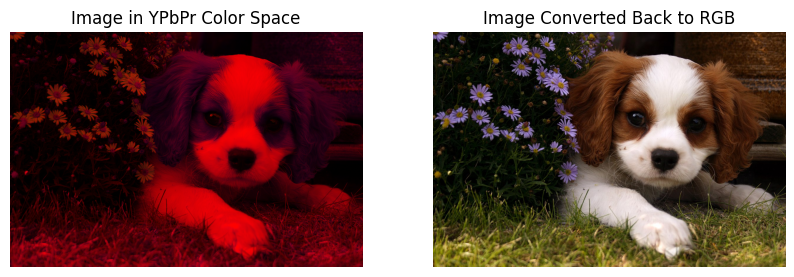
#> input picture Ybpr.png, 794 x 277 px, found by its file name
$ jupyter execute smoothingImages.ipynb
#> lines starting #> are read from the running program, lines starting #| are printed output that depends on the picture
[cell 1]
# Import required packages
from google.colab import files
import cv2
import matplotlib.pyplot as plt

# Upload the image
uploaded = files.upload()
#> the answer given: Ybpr.png

# Get the filename of the uploaded image
filename = next(iter(uploaded))

# Read the image for different blurring purposes
image_Original = cv2.imread(filename)
#> image_Original is the input picture: shape (277, 794, 3); mean B, G, R 81.6, 86.2, 116.7
image_MedianBlur = cv2.imread(filename)
image_GaussianBlur = cv2.imread(filename)
image_BilateralBlur = cv2.imread(filename)

# Apply different blurring techniques
image_MedianBlur = cv2.medianBlur(image_MedianBlur, 9)
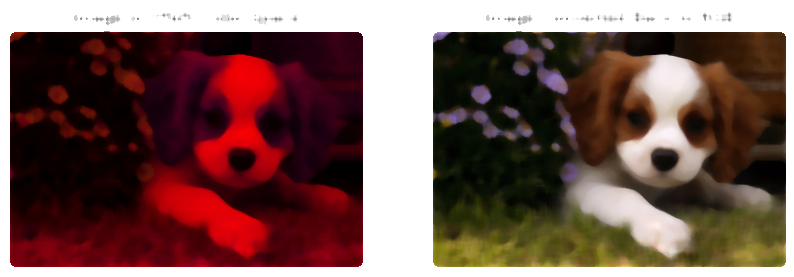
#> image_MedianBlur: shape (277, 794, 3); mean B, G, R 82.7, 87.6, 117.8
image_GaussianBlur = cv2.GaussianBlur(image_GaussianBlur, (9, 9), 10)
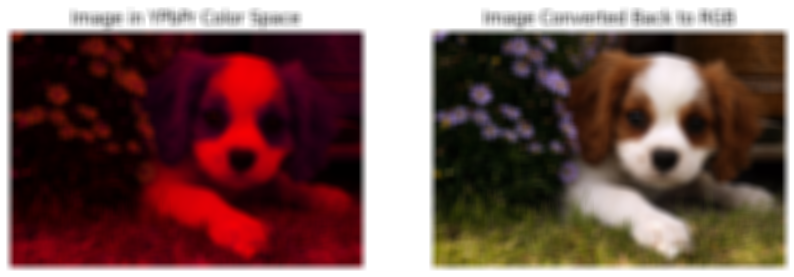
#> image_GaussianBlur: shape (277, 794, 3); mean B, G, R 81.6, 86.2, 116.7
image_BilateralBlur = cv2.bilateralFilter(image_BilateralBlur, 9, 100, 75)
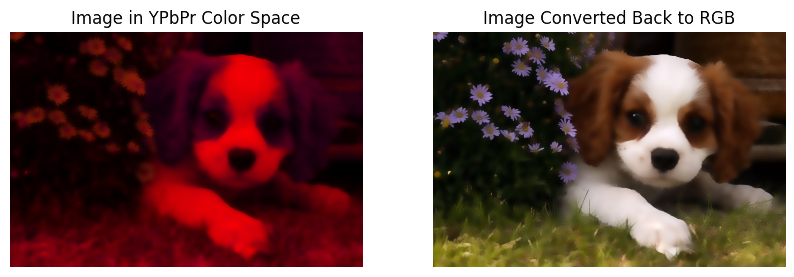
#> image_BilateralBlur: shape (277, 794, 3); mean B, G, R 81.6, 86.1, 116.6

# Convert images from BGR to RGB for proper display using matplotlib
image_Original_rgb = cv2.cvtColor(image_Original, cv2.COLOR_BGR2RGB)
image_MedianBlur_rgb = cv2.cvtColor(image_MedianBlur, cv2.COLOR_BGR2RGB)
image_GaussianBlur_rgb = cv2.cvtColor(image_GaussianBlur, cv2.COLOR_BGR2RGB)
image_BilateralBlur_rgb = cv2.cvtColor(image_BilateralBlur, cv2.COLOR_BGR2RGB)

# Display the original and blurred images using matplotlib
plt.figure(figsize=(12, 8))

# Display the original image
plt.subplot(2, 2, 1)
plt.imshow(image_Original_rgb)
plt.title("Original Image")
plt.axis('off')

# Display the Median Blurred image
plt.subplot(2, 2, 2)
plt.imshow(image_MedianBlur_rgb)
plt.title("Median Blurred Image")
plt.axis('off')

# Display the Gaussian Blurred image
plt.subplot(2, 2, 3)
plt.imshow(image_GaussianBlur_rgb)
plt.title("Gaussian Blurred Image")
plt.axis('off')

# Display the Bilateral Blurred image
plt.subplot(2, 2, 4)
plt.imshow(image_BilateralBlur_rgb)
plt.title("Bilateral Blurred Image")
plt.axis('off')

plt.tight_layout()
plt.show()
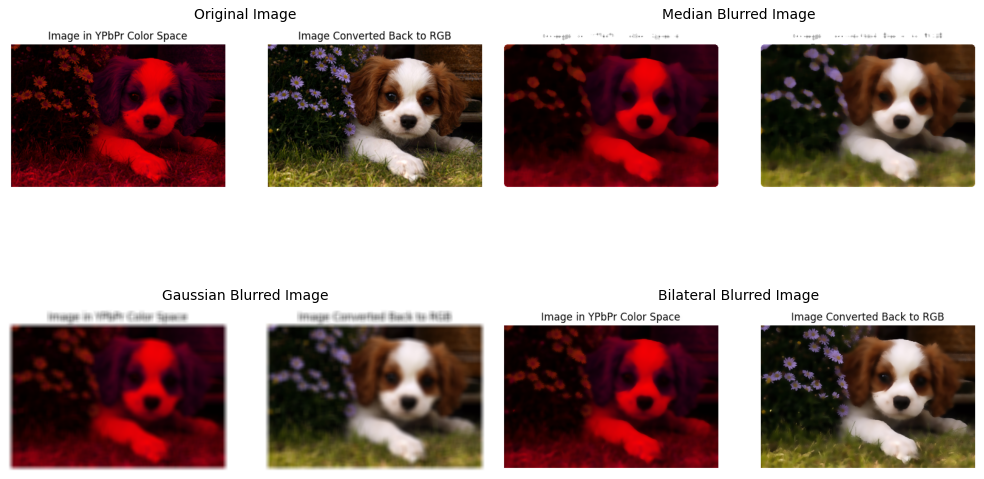
#> figure drawn by matplotlib, 4 panels
